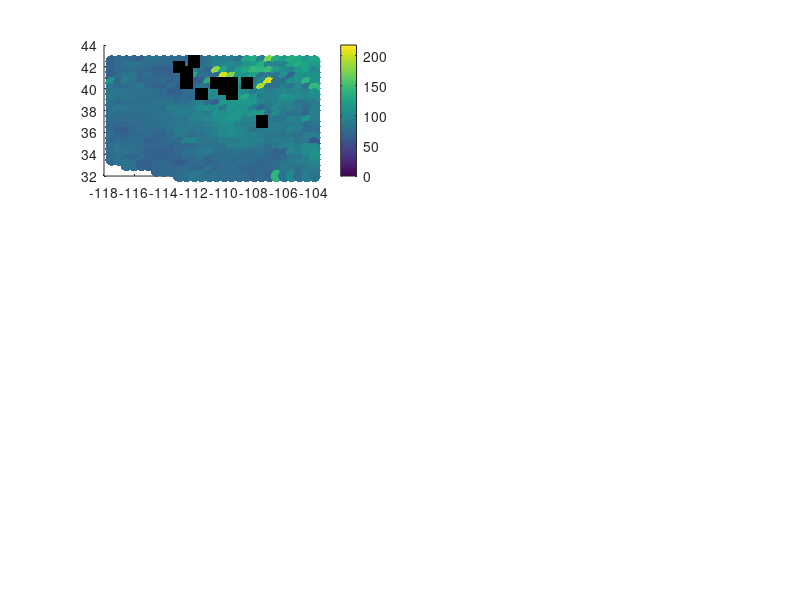

Here is the MATLAB script that generated this plot: (Note: this script raises an error after producing the figure.)
% Plot figs for the supplement


addpath('/Users/evagolos/Research/Misc/Colormaps/slanCM/');
addpath('/Users/evagolos/Research/ReceiverFunctions/THBI_from_Zach/SWUS/Visualization/github_repo/');


load data/Gradients_all.mat




%% Fig S5: Vs at NVGs, no interpretation

f1= figure;
ppos= get(f1,'Position');
set(f1,'Position',[ppos(1) ppos(2) ppos(3)*1.7 ppos(4)*3])

% Shallow NVG depth
subplot(3,2,1); hold on;
scatter(Lon(NVG1_Z>0),Lat(NVG1_Z>0),80,NVG1_Z(NVG1_Z>0),'filled');
scatter(Lon(gradual),Lat(gradual),80,'k','s','filled');
c= colorbar();
colormap(gca,flipud(slanCM(61)));
c.Label.String= 'Depth (km)';
caxis([60 250]);
plotRegions(gca);
xlim([-117.5 -104]); ylim([32 42.5]);
ylabel('Latitude (^o)');
set(gca,'FontSize',16);
title('a) Depth to shallow NVG');

% Shallow NVG Vs
subplot(3,2,2); hold on;
scatter(Lon(NVG1_Z_bottom>0),Lat(NVG1_Z_bottom>0),80,NVG1_Vs_bottom(NVG1_Z_bottom>0),'filled');
scatter(Lon(gradual),Lat(gradual),80,'s','k','filled');
c= colorbar();
cmap = getPyPlot_cMap('Spectral', 1000);
colormap(gca,cmap);
c.Label.String= 'Vs (km/s)';
plotRegions(gca);
xlim([-117.5 -104]); ylim([32 42.5]);
set(gca,'FontSize',16);
title('b) Vs below shallow NVG');

% Deep NVG depth
subplot(3,2,3); hold on;
isNZ2= NVG2_Z>0 & NVG2_Z<max(NVG1_Z_bottom)+10;
scatter(Lon(isNZ2),Lat(isNZ2),80,NVG2_Z(isNZ2),'filled');
c= colorbar();
colormap(gca,flipud(slanCM(61)));
c.Label.String= 'Depth (km)';
caxis([60 250]);
plotRegions(gca);
xlim([-117.5 -104]); ylim([32 42.5]);
xlabel('Longitude (^o)'); ylabel('Latitude (^o)');
set(gca,'FontSize',16);
title('c) Depth to deep NVG');

% Deep NVG Vs
subplot(3,2,4); hold on;
scatter(Lon(isNZ2),Lat(isNZ2),80,NVG2_Vs_bottom(isNZ2),'filled');
c= colorbar();
c.Label.String= 'Vs (km/s)';
cmap = getPyPlot_cMap('Spectral', 1000);
colormap(gca,cmap);
plotRegions(gca);
xlim([-117.5 -104]); ylim([32 42.5]);
xlabel('Longitude (^o)');
set(gca,'FontSize',16);
title('d) Vs below deep NVG');

% Reliability. Logical variable is1a denotes high Reliability.
subplot(3,2,5); hold on;
scatter(NVG1_Z_bottom(is1a),NVG1_Vs_bottom(is1a),50,[0.6350 0.0780 0.1840].*ones(sum(is1a),3),'filled');
scatter(NVG1_Z_bottom(~is1a),NVG1_Vs_bottom(~is1a),50,[0.9290 0.6940 0.1250].*ones(sum(~is1a),3),'filled');
title('e) Vs vs. Depth at base of first NVG');
xlabel('Depth to layer 1 base (km)'); ylabel('Vs (km/s)');
set(gca,'FontSize',16);
legend('High Reliability: Vs<=4.32 km/s','Low Reliability: Vs>4.32 km/s');

%% Figure S6: LAB depth + volcanic ages + MLD locations.

% Load volcanic information from NAVDAT.
AgesVolc= xlsread('data/navdat213821.xlsx','G5:G1271'); % "calculated" range
LatVolc= xlsread('data/navdat213821.xlsx','L5:L1271');
LonVolc= xlsread('data/navdat213821.xlsx','M5:M1271');
%AgeRange= AgesVolc(:,2)-AgesVolc(:,3);
%isAge= AgesVolc(:,1)~=0 & abs(AgeRange)<8;
isAge= AgesVolc>0 & AgesVolc<=80;
isYoung= AgesVolc~=0 & AgesVolc(:,1)<=1;

% Making the plot: There's gotta be a better way, but I just load this file to help index
% inversion points into a grid.
tbl= importdata('profile_pts_SWUS05.txt');
pts_lat = tbl(:,1)/10; pts_lon = tbl(:,2)/10;
len=length(pts_lat);
nlat= length(unique(pts_lat)); nlon= length(unique(pts_lon));
badlist= [533 534 561 562 563 564 565 566 589 590 591 592 593 594 595 596 597]; % No surface wave data.
LABgrid= zeros(nlon,nlat);

for ii=1:length(Lat)
    ind_list= find(pts_lon==Lon(ii) & pts_lat==Lat(ii));
    ilat= ceil(ind_list/nlon); ilon= mod(ind_list,nlon);
    if ilon==0; ilon=nlon; end
    LABgrid(ilon,ilat)= LAB_Z(ii);
end

figure; hold on;

% Put NVG1 depth into a regular grid to display as a smoothed surface.
ifill= LABgrid==0; LABgrid(ifill)= NaN;
LABgrid= fillmissing(LABgrid,"linear");
longrid= reshape(pts_lon,[nlon nlat]);
latgrid= reshape(pts_lat,[nlon nlat]);
% Now plot LAB surface.
apos= get(gca,'Position');
ax1= axes('Position',[apos(1)*0.7 0.2 apos(3)*0.9 apos(4)*0.89]); hold on;
[~,h]= contourf(longrid,latgrid,LABgrid,100);
set(h,'LineColor','none');
caxis(ax1,[60 250]);
colormap(gca,flipud(slanCM(61)));
plotRegions(ax1);
set(gca,'FontSize',16);
xlim([-117.5 -104]); ylim([32 42.5]);
% Volcano ages.
ax2= axes('Position',[apos(1)*0.7 0.2 apos(3)*0.9 apos(4)*0.89]); hold on;
scatter(ax2,LonVolc(isAge),LatVolc(isAge),30,AgesVolc(isAge),'d','filled','MarkerEdgeColor','k');
scatter(ax2,Lon(shallow_is_MLD),Lat(shallow_is_MLD),50,'k','^','filled');
ax2.XTick = [];  ax2.YTick = [];
linkaxes([ax1 ax2],'xy');
ax2.Visible = 'off';
colormap(ax2,'cool');
xlim(ax1,[-117.5 -104]); ylim([32 42.5]);
xlim(ax2,[-117.5 -104]); ylim([32 42.5]);
set(gca,'FontSize',14);
ylabel(ax1,'Latitude');
cb1= colorbar(ax1,'Location','southoutside','Position',[0.12 0.11 0.2 0.02]); 
cb1.Label.String= 'Depth (km)';
cb2= colorbar(ax2,'Location','southoutside','Position',[0.53 0.11 0.2 0.02]);
cb2.Label.String= 'Age (Ma)';
title(ax1,'Smooth LAB depth and Magmatic Age');


%% Fig S7: Moho depth and uncertainty
f4= figure;
ppos= get(f4,'Position');
set(f4,'Position',[ppos(1) ppos(2) ppos(3)*2 ppos(4)])

% Moho Depth
subplot(1,2,1); hold on;
scatter(Lon(Moho_Z>0),Lat(Moho_Z>0),80,Moho_Z(Moho_Z>0),'filled');
c= colorbar();
colormap(gca,flipud(slanCM(61)));
c.Label.String= 'km';
caxis([25 60]);
plotRegions(gca);
xlim([-117.5 -104]); ylim([32 42.5]);
set(gca,'FontSize',16);
xlabel('Longitude (^o)'); ylabel('Latitude (^o)');
title('c) Moho Depth');


% Moho uncertainty
subplot(1,2,2); hold on;
% Load models to get posterior distribution mu and sigma.
fresults= 'mdls_SWUS.mat';
load(fresults);
lenm= length(mdls.lat);
Moho_sigma= zeros(lenm,1); lon= zeros(lenm,1); lat= zeros(lenm,1);
% Load all profiles.
for ii=1:lenm
    % Find index for filling in grid.
    lon(ii)= mdls.lon(ii); lat(ii)= mdls.lat(ii);
    % Fill in each variable to plot.
    model= mdls.model{ii};
    Moho_sigma(ii)= model.Zd(2).std;
end
scatter(lon,lat,80,Moho_sigma,'filled');
c= colorbar();
colormap(gca,flipud(slanCM(61)));
c.Label.String= 'km';
plotRegions(gca);
xlim([-117.5 -104]); ylim([32 42.5]);
set(gca,'FontSize',16);
xlabel('Longitude (^o)'); ylabel('Latitude (^o)');
title('c) Moho Depth Standard Deviation');
